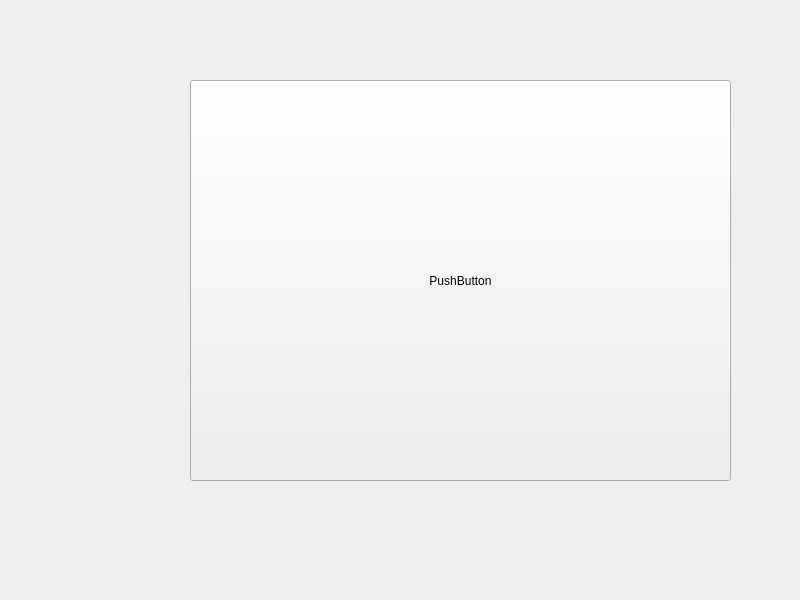
<?xml version="1.0" encoding="UTF-8"?>
<ui version="4.0">
 <class>Widget</class>
 <widget class="QWidget" name="Widget">
  <property name="geometry">
   <rect>
    <x>0</x>
    <y>0</y>
    <width>800</width>
    <height>600</height>
   </rect>
  </property>
  <property name="windowTitle">
   <string>Widget</string>
  </property>
  <widget class="QPushButton" name="pushButton">
   <property name="geometry">
    <rect>
     <x>190</x>
     <y>80</y>
     <width>541</width>
     <height>401</height>
    </rect>
   </property>
   <property name="text">
    <string>PushButton</string>
   </property>
  </widget>
 </widget>
 <resources/>
 <connections/>
</ui>
